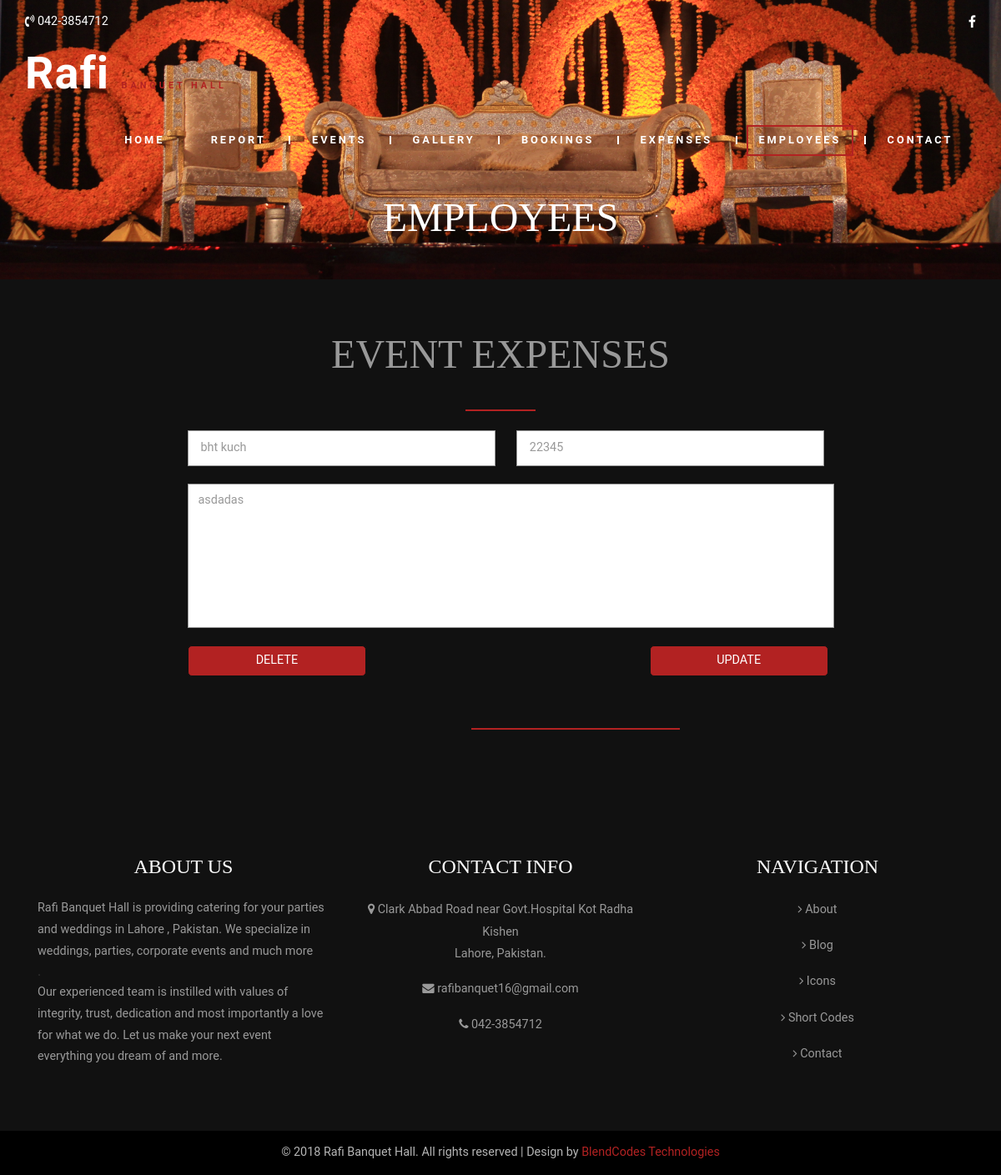
The page /eform/19/4/ on the database its author committed.
### realapp/models.py (models this page shows, shortened)
class Event(models.Model):
    event_id=models.AutoField(primary_key=True)
    event_no=models.IntegerField()
    event_date=models.DateField()
    event_hall=models.CharField(max_length=1)
    event_slot=models.CharField(max_length=20)
    event_booking_date=models.DateField()
    event_cust_name=models.CharField(max_length=70)
    event_cust_email=models.EmailField(max_length=264)
    event_cust_contactno=models.TextField(max_length=20)
    event_cust_contactno2 = models.TextField(max_length=20)
    event_cust_nic=models.TextField(max_length=15)
    event_total_guests=models.IntegerField()
    event_total_amount=models.BigIntegerField()
    event_advance=models.BigIntegerField()
    event_total_expense=models.BigIntegerField()
    event_payments_details=models.TextField(null=True,blank=True)
    event_details=models.TextField(null=True,blank=True)
    conclude_event=models.CharField(default=False,max_length=20)
    additional_cost_perhead=models.IntegerField(default=0)
    additional_overall_cost=models.IntegerField(default=0)
    discount = models.IntegerField(default=0)
    def __str__(self):
        return str(self.event_id)

class Expense(models.Model):
    expense_id=models.AutoField(primary_key=True)
    expense_event_id=models.ForeignKey(Event,null=True)
    expense_title=models.CharField(max_length=100)
    expense_date=models.DateField()
    expense_details=models.TextField()
    expense_amount=models.BigIntegerField()

### realapp/views.py (the view)
# urls.py: url(r'^eform/(?P<expense_id>\w+)/(?P<expense_event_id>\w+)/$', views.eform, name='eform'),
def eform(request, expense_id, expense_event_id):
    obj = Expense.objects.get(expense_id=expense_id)
    expense_list = []
    expense_list.append(
        {'expense_event_id': expense_event_id, 'expense_id': expense_id, 'expense_event_id': obj.expense_event_id,
         'expense_amount': obj.expense_amount,
         'expense_details': obj.expense_details,'expense_title':obj.expense_title})
    return render(request, 'realapp/eform.html', {'expense_list': expense_list})

### templates/realapp/eform.html (shortened to what this page needs)
<!DOCTYPE html>
{% load staticfiles %}
<html lang="en">
    <head>
        <link href="{% static 'css/bootstrap.css' %}" rel="stylesheet" type="text/css" media="all" />
        <link rel="stylesheet" href="{% static 'css/style.css' %}" type="text/css" media="all" />
        <link rel="stylesheet" href="{% static 'css/employee.css' %}" type="text/css" media="all" />
        <link href="{% static 'css/font-awesome.css' %}" rel="stylesheet">
    </head>
    <body>
        <div class="banner-top jarallax">
            <div class="header-top">
                <div class="container">
                    <div class="header-top-grids">
                        <div class="header-top-left">
                            <p><i class="fa fa-volume-control-phone" aria-hidden="true"></i> 042-3854712</p>
                        </div>
                        <div class="header-top-right">
                            <div class="social-grids">
                                <ul>
                                    <li><a href="#"><i class="fa fa-facebook"></i></a></li>
                                </ul>
                            </div>
                            <div class="clearfix"> </div>
                        </div>
                        <div class="clearfix"> </div>
                    </div>
                </div>
            </div>
            <div class="head">
                <div class="container">
                    <div class="navbar-top">
                        <div class="navbar-header">
                            <div class="navbar-brand logo ">
                                <h1><a href="{% url 'index' %}">Rafi <span>Banquet Hall</span></a></h1>
                            </div>
                        </div>
                        <div class="collapse navbar-collapse" id="bs-example-navbar-collapse-1">
                            <ul class="nav navbar-nav link-effect-4">
                                <li class="first-list"><a href="{% url 'index' %}">Home</a> </li>
                                <li class="first-list"><a href="{% url 'realapp:ereport' %}">report</a> </li>
                                <li><a href="{% url 'realapp:Events' %}">Events</a></li>
                                <li><a href="{% url 'realapp:gallery' %}">Gallery</a></li>
                                <li><a href="{% url 'realapp:about' %}">Bookings</a> </li>
                                <li >
                                    <a href="{% url 'realapp:Gen_Expense' %}" >Expenses</a></li>
                                <li class="active"><a href="{% url 'realapp:employee' %}">Employees</a></li>
                                <li><a href="{% url 'realapp:contact' %}">Contact</a></li>
                            </ul>
                        </div>
                    </div>
                </div>
            </div>
            <div class="agileinfo-banner">
                <div class="container">
                    <h2>Employees</h2>
                </div>
            </div>
        </div>
        <div class="blog">
            <div class="heading-grid"><h3 style="color:#999;">EVENT Expenses</h3></div> <br>
            <div class="heading-border"></div><br>
            <div class="container">
                <div class="agile-blog-grids">
                    <div class="row">
                        <div class="col-sm-10 col-sm-offset-2" id="sform">
                            <div class="form-container expense-form">
                                    {% for i in expense_list %}
                                    <form action="/update_event_expense/{{i.expense_event_id}}/{{i.expense_id}}/" method="post">
                                    <input type="text" name="title" placeholder="Expense ID" required="" value="{{i.expense_title}}">
                                    <input type="number" min="0" class="email" name="expense_amount" placeholder="Amount" required="" value="{{i.expense_amount}}"><div class="clearfix"></div>
                                    <textarea placeholder="Details" name="expense_details" required="">{{i.expense_details}}</textarea><div class="clearfix"></div>
                                    {% endfor %}
                                    <div class="row">
                                        <div class="col-sm-3">
                                            <input type="submit" class="btn-block" value="DELETE" name="delete">
                                        </div>
                                        <div class="col-sm-offset-4 col-sm-3" style="margin-left:310px;">
                                            <input type="submit" class="btn-block" value="UPDATE" name="update">
                                        </div>
                                    </div>
                                </form>
                            </div>
                        </div>
                    </div>
                </div>
            </div>
            <div class="clearfix"> </div><br><br>
            <div class="heading-border-2" style="margin-left:565px;"></div><br>
        </div>
        <div class="footer-bottom">
            <div class="container">
                <div class="footer_grids">
                    <div class="col-md-4 footer_grid">
                        <h3>About Us</h3>
                        <p>Rafi Banquet Hall is providing catering for your parties and weddings in Lahore , Pakistan. We specialize in weddings, parties, corporate events and much more</p>.
                        <p>Our experienced team is instilled with values of integrity, trust, dedication and most importantly a love for what we do. Let us make your next event everything you dream of and more.</p>
                    </div>
                    <div class="col-md-4 footer_grid">
                        <h3>Contact Info</h3>
                        <ul>
                            <li><i class="fa fa-map-marker" aria-hidden="true"></i> Clark Abbad Road near Govt.Hospital Kot Radha Kishen <span>Lahore, Pakistan.</span></li>
                            <li><i class="fa fa-envelope" aria-hidden="true"></i> <a href="mailto:rafibanquet16@gmail.com">rafibanquet16@gmail.com</a></li>
                            <li><i class="fa fa-phone" aria-hidden="true"></i> 042-3854712</li>
                        </ul>
                    </div>
                    <div class="col-md-4 footer_grid footer_grid1">
                        <h3>Navigation</h3>
                        <ul>
                            <li><i class="fa fa-angle-right" aria-hidden="true"></i> <a href="about.html">About</a></li>
                            <li><i class="fa fa-angle-right" aria-hidden="true"></i> <a href="blog.html">Blog</a></li>
                            <li><i class="fa fa-angle-right" aria-hidden="true"></i> <a href="icons.html">Icons</a></li>
                            <li><i class="fa fa-angle-right" aria-hidden="true"></i> <a href="codes.html">Short Codes</a></li>
                            <li><i class="fa fa-angle-right" aria-hidden="true"></i> <a href="gallery.html">Contact</a></li>
                        </ul>
                    </div>
                    <div class="clearfix"> </div>
                </div>
            </div>
        </div>
        <div class="copyright">
            <div class="container">
                <p>© 2018 Rafi Banquet Hall. All rights reserved | Design by <a href="www.blendcodes.com">BlendCodes Technologies</a></p>
            </div>
        </div>
    </body>
</html>

### static/css/style.css (style rules this page uses)
body a { transition: 0.5s all; -webkit-transition: 0.5s all; -o-transition: 0.5s all; -moz-transition: 0.5s all; -ms-transition: 0.5s all; }
html, body { font-size: 100%; font-family: 'Roboto', sans-serif; }
body { background:#FFF; }
.expense-form input[type="text"],.expense-form input[type="number"] { width: 39%; color: #999; float: left; background: white; outline: none; font-size: .9em; padding: .7em 1em; margin-bottom: 1.5em; border: solid 1px #999; -webkit-appearance: none; display: inline-block; opacity: 1; }
.expense-form input.email { margin: 0 0 0 1.8em; background: white; }
.expense-form textarea { resize: none; width: 82%; background: white; color: #999; font-size: .9em; outline: none; padding: .6em .8em; border: solid 1px #999; min-height: 12em; -webkit-appearance: none; opacity: 1; }
.attendance-btn,.expense-form input[type="submit"] { outline: none; color: #FFFFFF; padding: 0.5em 2em; font-size: .9em; margin: 1em 0 0 0; -webkit-appearance: none; background: firebrick; border-radius: 5px; transition: 0.5s all; border: 1px solid #111; -webkit-transition: 0.5s all; transition: 0.5s all; -moz-transition: 0.5s all; }
.banner-top { background: url('../images/2.jpg') no-repeat 0px 0px; position: relative; background-size: cover; background-repeat: no-repeat; background-position: 50% 50%; }
.header-top { padding: 1em 0em; }
.header-top-left { float: left; width: 15%; }
.header-top-left p,.header-top-right-text p { color:#FFF; font-size:.9em; margin:0; }
.header-top-right { float: right; }
.social-grids { float: left; }
.social-grids { margin-left: 0; }
.social-grids ul { padding:0; margin:0; }
.social-grids ul li { display: inline-block; }
.social-grids ul li a { color: #FFFFFF; text-align: center; }
.logo h1 { margin: .1em 0 0 0; }
.logo h1 a { text-decoration: none; color: #ffffff; letter-spacing: 1px; font-size: 1.5em; font-weight: 600; }
.logo h1 a span { font-size: .2em; color: firebrick; font-family: 'Roboto', sans-serif; text-transform: uppercase; letter-spacing: 4px; margin: .5em 0 0 0; }
.navbar-brand { height: auto; padding: 0; font-size: 18px; line-height: 20px; }
.navbar-nav { float: right; margin-top: 2em; }
div#bs-example-navbar-collapse-1 { padding: 0; }
.navbar-nav li:after { content: ""; position: absolute; background: #FFFFFF; height: 10px; width: 2px; top: 13px; }
.navbar-nav li.first-list:after,ul.dropdown-menu li:after { background: none !important; width: 0px !important; }
ul.nav.navbar-nav li a { font-size: .8em; color: #FFF; margin: 0 1em; padding: .5em 1em; font-weight: 600; text-transform: uppercase; letter-spacing: 3px; border: solid 2px rgba(255, 255, 255, 0); }
ul.nav.navbar-nav li.active a { color: #FFF; background: none; border: solid 2px firebrick; }
.welcome,.why-choose,.agileinfo-dot,.news,.about-top,.wthree-dot,.team,.gallery,.blog,.contact-top { padding:3em 0; }
.heading-grid { text-align:center; }
.heading-grid h2,.heading-grid h3,.agileinfo-banner h2 { color: #212121; font-size: 3em; margin: 0; font-family: 'Droid Serif', serif; text-transform: uppercase; }
.heading-border { background: firebrick; height: 2px; width: 84px; margin: 1em auto 0; }
.heading-border-2 { background: firebrick; height: 2px; width: 250px; margin: 1em auto 0; }
.jarallax { position: relative; background-size: cover; background-repeat: no-repeat; background-position: 50% 50%; }
.footer-bottom { padding: 4em 0; background: #111; }
.footer_grid h3 { font-size: 1.5em; color: #ffffff; margin: 0 0 1em; font-family: 'Droid Serif', serif; text-transform: uppercase; text-align: center; }
.footer_grid p { font-size:.9em; color:#999999; line-height:1.8em; margin:0; }
.footer_grid ul { margin:0; padding:0; text-align: center; }
.footer_grid ul li { list-style-type:none; color:#999999; font-size:.9em; margin-bottom: 1em; line-height: 1.8em; }
.footer_grid ul li i { line-height: 2em; }
.footer_grid ul li span { display:block; }
.footer_grid1 ul li { margin-bottom:1em; }
.footer_grid ul li a { color:#999; text-decoration:none; }
.copyright { padding:1em 0; background:#000000; }
.copyright p { color:#b5b5b5; font-size:.9em; margin:0; text-align:center; }
.copyright p a { color:firebrick; text-decoration:none; }
.agileinfo-banner { padding: 3em 0; text-align: center; }
.agileinfo-banner h2 { color: #FFFFFF; }

### static/css/employee.css (style rules this page uses)
.blog { padding: 4em 0; background:#111; }

### rows shown on the page
Event: title "bht kuch", expense_amount "22345", expense_details "asdadas"
